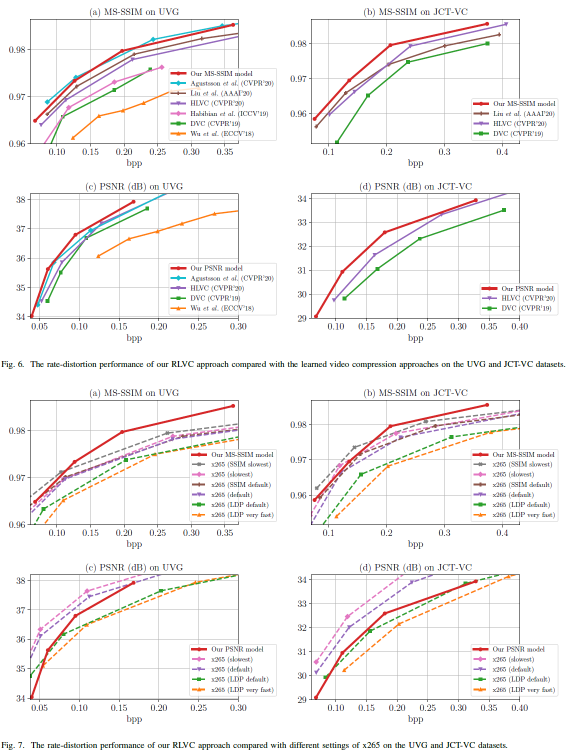
#> input picture RLVC/RDCurve.png, 1136 x 1504 px, given in place of RLVCRDCurve.png, which was not available (shown at 1/2 size)
$ python generatePatchFlickr.py RLVC out.png
#> lines starting #> are read from the running program, lines starting #| are printed output that depends on the picture; pictures that were not available may be replaced by others from this repository, and a replacement may not be noted
import os.path
import matplotlib.pyplot as plt
import os
import random
import numpy as np
import sys
from PIL import Image
from PIL import ImageFilter
from tqdm import tqdm
from multiprocessing import Pool


def process_image(im_name):

#> called with im_name = 'RDCurve.png'
    seq_path = ori_data_dir + im_name

    img = Image.open(seq_path)
#> img is the input picture: PIL image 1136x1504 RGB; mean R, G, B 245.4, 243.6, 243.4
    im_height = img.height
#> im_height = 1504
    im_width = img.width
#> im_width = 1136

    img_arr = np.array(img)

    if len(img_arr.shape) < 3:
        return

    sample_num_for_each_seq = int(im_height * im_width / patch_size[0] / patch_size[1]) * 4
#> sample_num_for_each_seq = 104

    for sample_id in range(sample_num_for_each_seq):
        random_resize_factor = random.random() * 0.4 + 0.6  #random 0.6 - 1.0 resize
        crop_size = [round(patch_size[0] / random_resize_factor), round(patch_size[1] / random_resize_factor)]

        random_crop_x1 = 0 + int(random.random() * (im_width - crop_size[1] - 2))
        random_crop_y1 = 0 + int(random.random() * (im_height - crop_size[0] - 2))
        random_crop_x2 = random_crop_x1 + crop_size[1]
        random_crop_y2 = random_crop_y1 + crop_size[0]

        random_box = (random_crop_x1, random_crop_y1, random_crop_x2, random_crop_y2)

        sample_array = None

        randomCropPatch = img.crop(random_box)
        randomCropPatch = randomCropPatch.resize(patch_size, Image.BICUBIC)

        sample_out_path = output_path + im_name[0:len(im_name) - 4] + "_%04d.png" % (sample_id)
        randomCropPatch.save(sample_out_path)
#> this loop made 104 passes
#> (crop_size, random_crop_x1, random_crop_y1, random_crop_x2, random_crop_y2) on passes 2 to 13: ([364, 364], 393, 460, 757, 824), ([280, 280], 259, 582, 539, 862), ([307, 307], 751, 603, 1058, 910), ([359, 359], 585, 706, 944, 1065), ([366, 366], 698, 1116, 1064, 1482), ([277, 277], 773, 379, 1050, 656), ([287, 287], 761, 831, 1048, 1118), ([325, 325], 81, 511, 406, 836), ([303, 303], 758, 1158, 1061, 1461), ([324, 324], 700, 306, 1024, 630), ([278, 278], 469, 17, 747, 295), ([288, 288], 337, 1001, 625, 1289)
#> pass 1, in process_image, `randomCropPatch = img.crop(random_box)`:
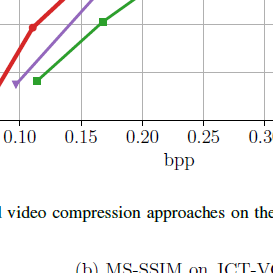
#> randomCropPatch: PIL image 273x273 RGB; mean R, G, B 245, 244.6, 244.2
#> pass 1, in process_image, `randomCropPatch = randomCropPatch.resize(patch_size, Image.BICUBIC)`:
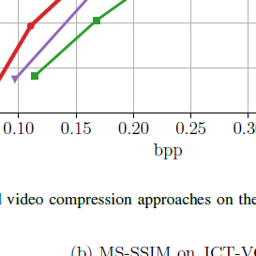
#> randomCropPatch: PIL image 256x256 RGB; mean R, G, B 244.6, 244.2, 243.8
#> pass 2, in process_image, `randomCropPatch = img.crop(random_box)`:
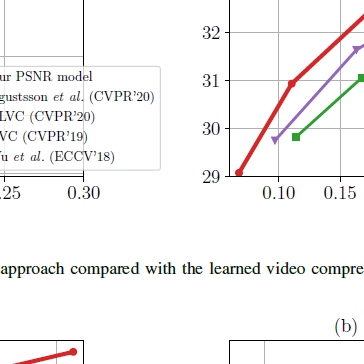
#> randomCropPatch: PIL image 364x364 RGB; mean R, G, B 246.1, 244.9, 244.9
#> pass 2, in process_image, `randomCropPatch = randomCropPatch.resize(patch_size, Image.BICUBIC)`:
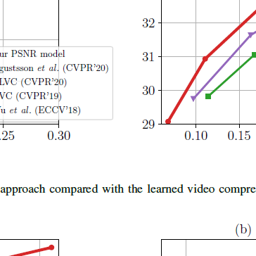
#> randomCropPatch: PIL image 256x256 RGB; mean R, G, B 245.8, 244.6, 244.6
#> after the loop:
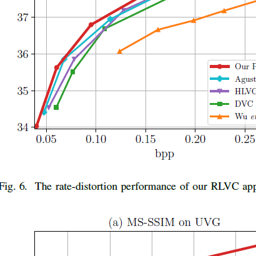
#> randomCropPatch: PIL image 256x256 RGB; mean R, G, B 244.3, 243.3, 242.7


if __name__ == '__main__':

    ori_data_dir = 'Flickr/train_images/'
    ori_data_dir = sys.argv[1]
    output_path = 'Flickr/Flick_patch/'
    output_path = sys.argv[2]
    imgNames = os.listdir(ori_data_dir)

    patch_size = [256, 256]

    sample_num_for_each_seq = 20

    with Pool() as p:
        res = list(tqdm(p.imap(process_image, imgNames), total=len(imgNames)))
